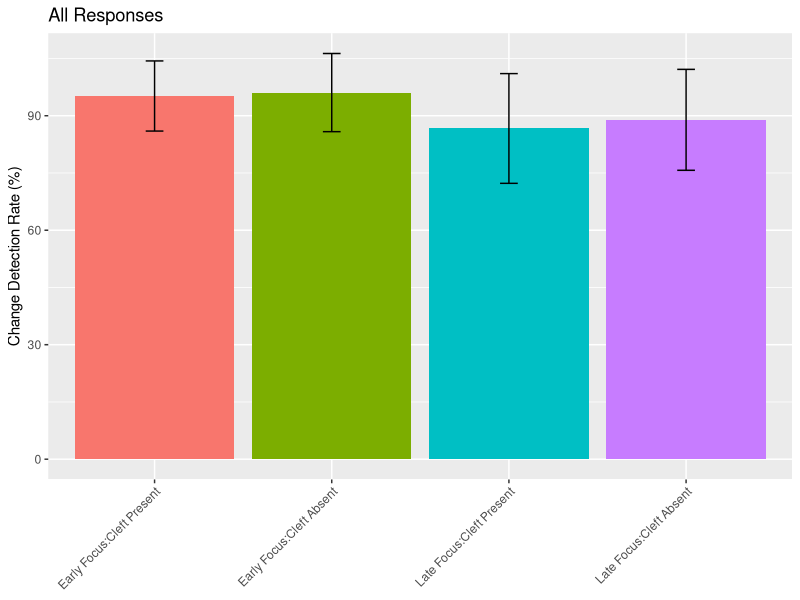
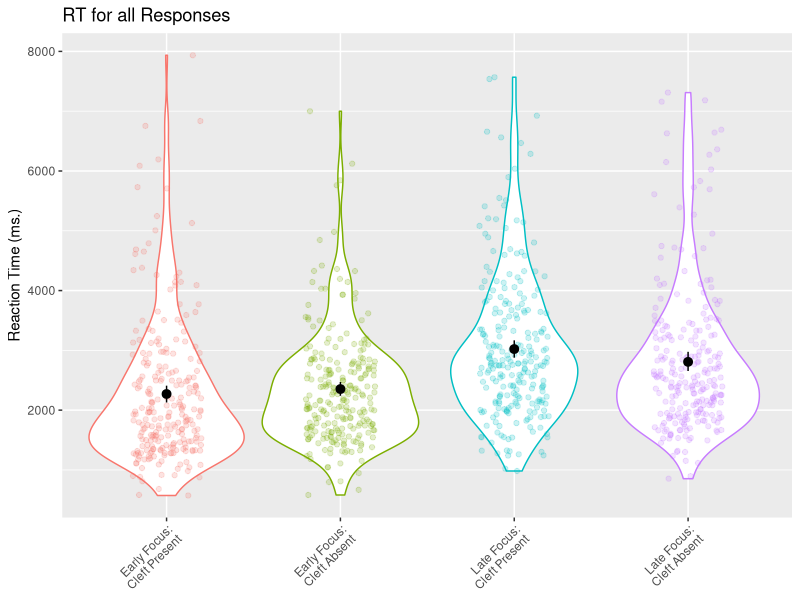
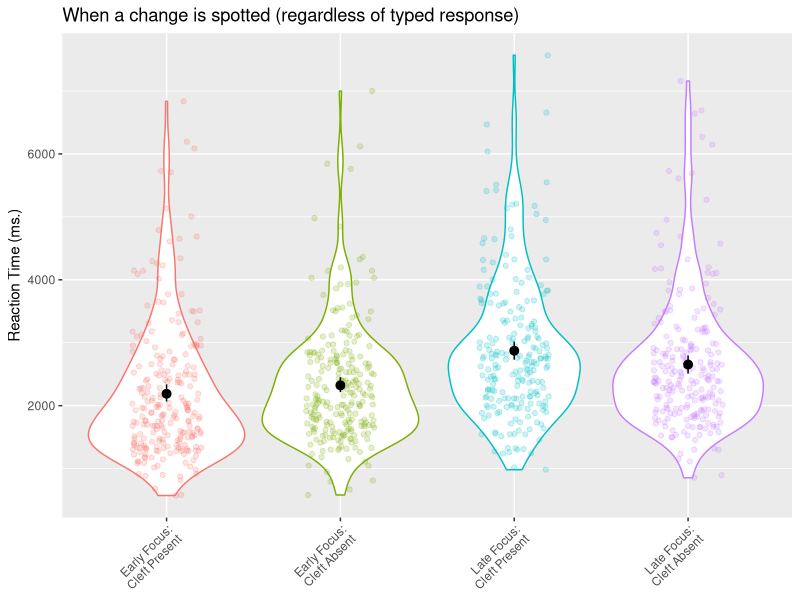
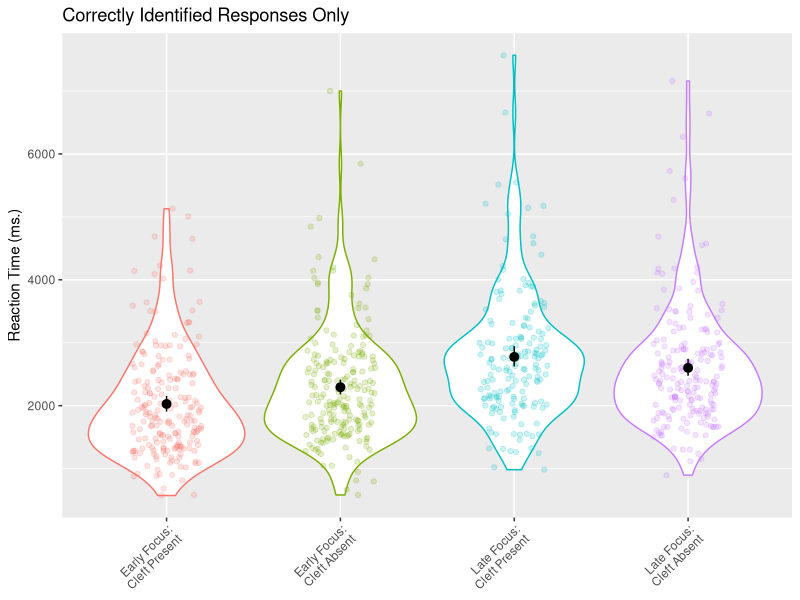
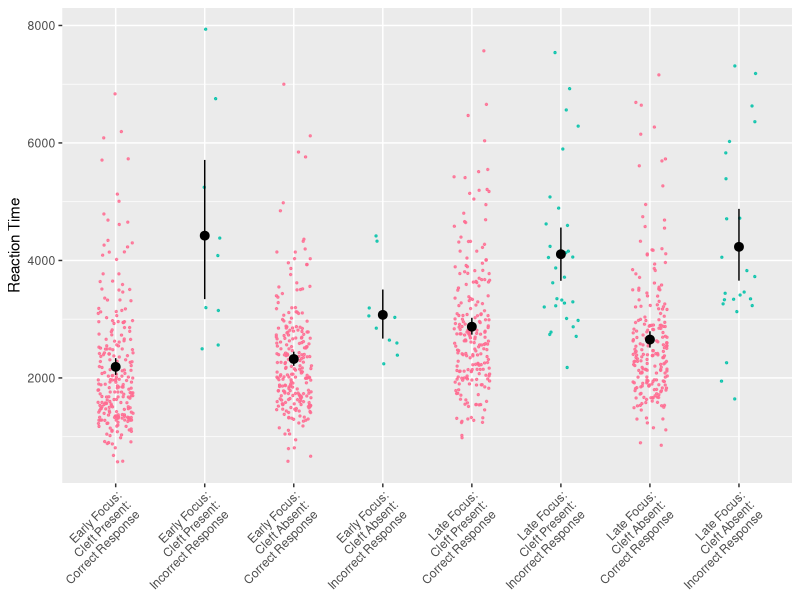

These figures' R source, in order:
library(lme4)
library(lmerTest)
library(fitdistrplus)
library(emmeans)
library(tidyverse)
library(Hmisc)

data <- read_csv("Mariesdata2.csv")

# tidy and wrangle the data to get it in the correct format
tidy_data <- data %>% 
  dplyr::select(Participant, Item, type, 
                Focus, Cleft, YNResp.corr_raw, YNResp.rt_raw, changeResponse.corr_raw) %>%
  filter(type != "filler") %>% 
  dplyr::select(-type)

colnames(tidy_data) <- c("Participant", "Item", "Focus", "Cleft", 
                         "Response", "RT", "Correct_word")

tidy_data[tidy_data$Focus == "y",]$Focus <- "Early"
tidy_data[tidy_data$Focus == "n",]$Focus <- "Late"

tidy_data$Focus <- as.factor(tidy_data$Focus)
tidy_data$Cleft <- as.factor(tidy_data$Cleft)
tidy_data$Participant <- as.factor(tidy_data$Participant)
tidy_data$Item <- as.factor(tidy_data$Item)

# set up contrasts for the two factors
my_contrasts <- matrix(c(.5, -.5))

contrasts(tidy_data$Focus) <- my_contrasts
contrasts(tidy_data$Cleft) <- my_contrasts

# convert RT variable to milliseconds
tidy_data$RT <- tidy_data$RT * 1000

# Results ####
# Viosualisation of all responses
tidy_data %>% 
  group_by(Participant, Focus, Cleft) %>%
  mutate(Response = Response * 100) %>%
  summarise(Response = mean(Response)) %>%
  group_by(Focus, Cleft) %>% 
  summarise(sd = sd(Response), Response = mean(Response)) %>%
  ungroup() %>%
  mutate(Cleft = recode_factor(Cleft, y = "Cleft Present", n = "Cleft Absent")) %>%
  mutate(Focus = recode_factor(Focus, Early = "Early Focus", Late = "Late Focus")) %>%
  ggplot(aes(x = Focus:Cleft, y = Response, fill = Focus:Cleft)) +
  geom_col() +
  geom_errorbar(aes(ymin = Response - sd, ymax = Response + sd), colour="black", width=.1) +
  guides(fill = FALSE) +
  theme(axis.text.x=element_text(angle = 45, hjust = 1)) +
  labs(x = NULL, y = "Change Detection Rate (%)", title = "All Responses")

# Visualisation of RT data for all responses 
tidy_data %>% 
  mutate(Cleft = recode_factor(Cleft, y = "\nCleft Present", n = "\nCleft Absent")) %>%
  mutate(Focus = recode_factor(Focus, Early = "Early Focus", Late = "Late Focus")) %>%
  ggplot(aes(x = Focus:Cleft, y = RT, colour = Focus:Cleft)) +
  geom_violin() +
  geom_jitter(width = .2, alpha = .2) +
  stat_summary(fun.data = "mean_cl_boot", colour = "black") +
  guides(colour = FALSE) +
  theme(axis.text.x=element_text(angle = 45, hjust = 1)) +
  labs(x = NULL, y = "Reaction Time (ms.)", title = "RT for all Responses")

# Visualisation of RT data when people spot a change (regardless of whether they get it correct)
tidy_data %>% 
  filter(Response == "1") %>%
  mutate(Cleft = recode_factor(Cleft, y = "\nCleft Present", n = "\nCleft Absent")) %>%
  mutate(Focus = recode_factor(Focus, Early = "Early Focus", Late = "Late Focus")) %>%
  ggplot(aes(x = Focus:Cleft, y = RT, colour = Focus:Cleft)) +
  geom_violin() +
  geom_jitter(width = .2, alpha = .2) +
  stat_summary(fun.data = "mean_cl_boot", colour = "black") +
  guides(colour = FALSE) +
  theme(axis.text.x=element_text(angle = 45, hjust = 1)) +
  labs(x = NULL, y = "Reaction Time (ms.)", title = "When a change is spotted (regardless of typed response)")

# Visualisation of RT data when people spot a change AND correctly identify it
tidy_data %>% 
  filter(Correct_word == "1") %>%
  mutate(Cleft = recode_factor(Cleft, y = "\nCleft Present", n = "\nCleft Absent")) %>%
  mutate(Focus = recode_factor(Focus, Early = "Early Focus", Late = "Late Focus")) %>%
  ggplot(aes(x = Focus:Cleft, y = RT, colour = Focus:Cleft)) +
  geom_violin() +
  geom_jitter(width = .2, alpha = .2) +
  stat_summary(fun.data = "mean_cl_boot", colour = "black") +
  guides(colour = FALSE) +
  theme(axis.text.x=element_text(angle = 45, hjust = 1)) +
  labs(x = NULL, y = "Reaction Time (ms.)", title = "Correctly Identified Responses Only")

# Response Rate Analysis ####
# We conducted a generalised mixed model on the change detection rate with Focus 
# and Cleft as fixed effects and participant and item as random intercepts as 
# the fully maximal model would not converge. A summary of the model can be seen
# below. There was a main effect of Focus, but no effect of Cleft, and no 
# interaction between Focus and Cleft.

model <- glmer(Response ~ Focus * Cleft + (1 | Participant) +
                 (1 | Item), data = tidy_data, family = "binomial")
summary(model)
emmeans(model, pairwise ~ Focus, type = "response")
emmeans(model, pairwise ~ Cleft, type = "response")

# We conducted a further generalised mixed model on the change detection rate 
# for cases where people spotted a change (regardless of whether they correctly 
# identified it). 

corr_data <- tidy_data 
model <- glmer(Correct_word ~ Focus * Cleft + (1 | Participant) +
                 (1 | Item), data = corr_data, family = "binomial")
summary(model)

emmeans(model, pairwise ~ Focus, type = "response")
emmeans(model, pairwise ~ Cleft, type = "response")

# The next analyisis is when people correctly spot a word has changed, and also
# correctly identify what that change was.
# The fixed and random effects structures are identical to the 
# previous model. A summary of the model can be seen below. There was a main 
# effect of Focus, but no effect of Cleft, and no interaction between Focus and 
# Cleft.

corr_data <- tidy_data %>% filter(Response == "1")
model <- glmer(Correct_word ~ Focus * Cleft + (1 | Participant) +
                 (1 | Item), data = corr_data, family = "binomial")
summary(model)

emmeans(model, pairwise ~ Focus, type = "response")
emmeans(model, pairwise ~ Cleft, type = "response")

# Reaction Time Analysis
# For the reaction time data, three mixed models were built. Due to 
# non-normality of the residuals and convergence issues modeling under the 
# gamma distribution, the mixed models were constructed with the dependent 
# variable being log-transformed reaction times.  The first model included
# reaction times for detected as well as non-detected changes (i.e., all 
# experimental trials regardless of response). This model involved random 
# intercepts for Participants and Items and random slopes for Focus.

# A summary of the model can be seen below. As expected there was an effect of 
# Focus but no effect of Cleft. Unlike the response models, the reaction time 
# model did show an interaction between Focus and Cleft.

all_data <- tidy_data %>% 
  mutate(logRT = log(RT))

model <- lmer(logRT ~ Focus * Cleft + (1 + Focus | Participant) +
                (1 + Focus | Item), data = all_data)
summary(model)

emmeans(model, pairwise ~ Focus * Cleft, adjust = "bonferroni")

# For the second reaction time model, we analysed the data for cases where 
# people spotted a change regardless of wheether they correctly identified it.  
# This time the random effects structure included random intercepts for 
# participants and items, and additive random slopes for our two fixed effects 
# of Focus and Cleft. This again showed an effect of Focus, no effect of Cleft 
# and an interaction between Focus and Cleft.

# Mixed model on RT data when people spot a change
correct_only_data <- corr_data %>% 
  mutate(logRT = log(RT))

model <- lmer(logRT ~ Focus * Cleft + (1 + Focus + Cleft | Participant) +
                (1 + Focus + Cleft | Item), data = correct_only_data)
summary(model)

emmeans(model, pairwise ~ Focus * Cleft, adjust = "bonferroni")

# Finally, for the third reaction time modelwe analysed the data for cases 
# where people spotted a change AND correctly identified it.  This time the 
# random effects structure included random intercepts for participants and items, 
# and additive random slopes for our two fixed effects of Focus and Cleft for 
# the Participant random effect term but a random slope of Focus for the Item 
# random effect term. This again showed an effect of Focus, no effect of Cleft 
# and an interaction between Focus and Cleft.

# Mixed model on RT data when people spot a change and correctly identify it
correct_only_data <- corr_data %>% 
  filter(Correct_word == "1") %>%
  mutate(logRT = log(RT))

model <- lmer(logRT ~ Focus * Cleft + (1 + Focus + Cleft | Participant) +
                (1 + Focus | Item), data = correct_only_data)
summary(model)

emmeans(model, pairwise ~ Focus * Cleft, adjust = "bonferroni")

# Speed vs. accuracy plot
tidy_data$Response <- as.factor((tidy_data$Response))

tidy_data %>% 
  mutate(Cleft = recode_factor(Cleft, y = "\nCleft Present", n = "\nCleft Absent")) %>%
  mutate(Focus = recode_factor(Focus, Early = "Early Focus", Late = "Late Focus")) %>%
  mutate(Response = recode_factor(Response, "1" = "\nCorrect Response", "0" = "\nIncorrect Response")) %>%
  ggplot(aes(x = Focus:Cleft:Response, y = RT, colour = Response)) +
  geom_jitter(width = .2, alpha = .8, size = .5) +
  guides(colour = FALSE) + 
  scale_colour_hue(h = c(0, 360)) +
  stat_summary(fun.data = "mean_cl_boot", colour = "black") +
  theme(axis.text.x=element_text(angle = 45, hjust = 1)) +
  labs(x = NULL, y = "Reaction Time", title = NULL)
